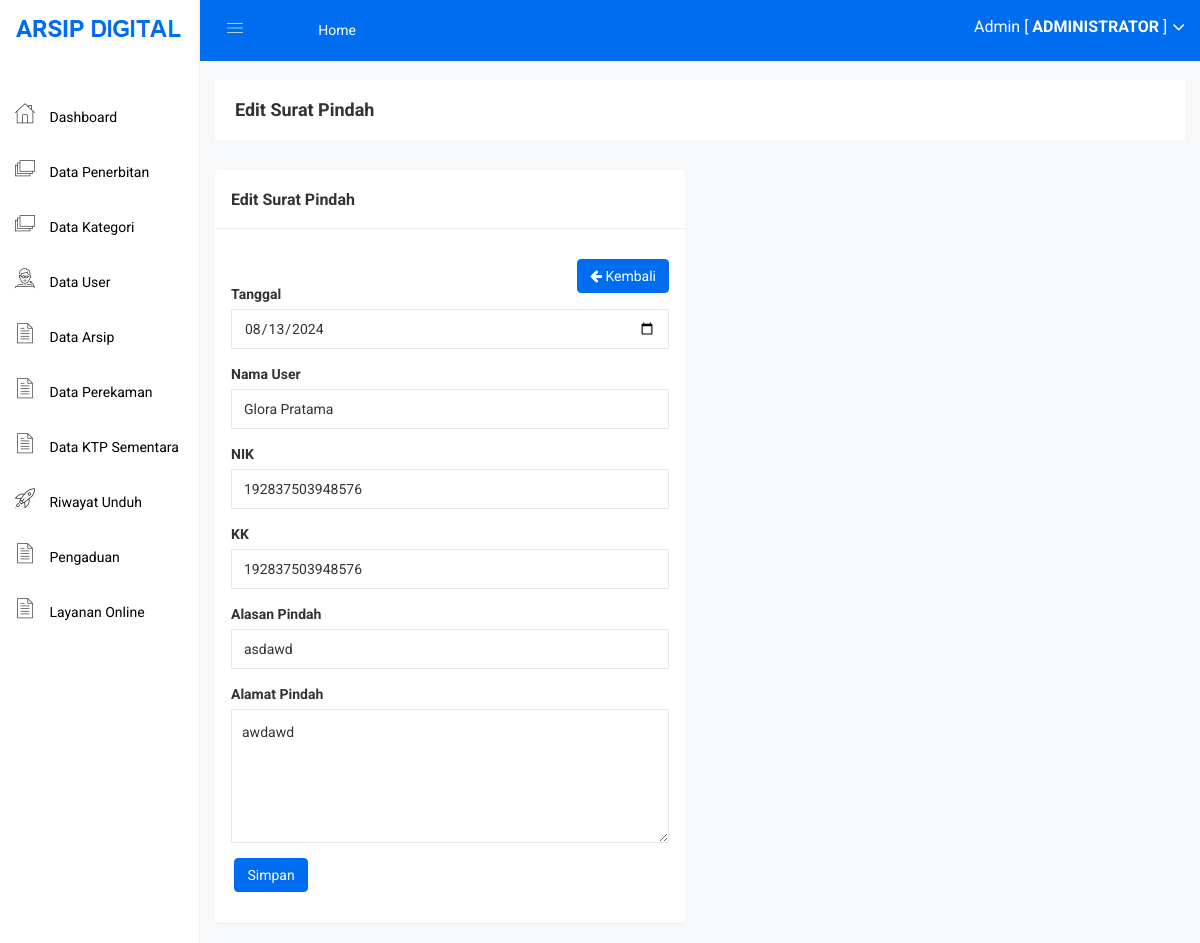
/admin/surat_pindah_edit.php?id=3 (signed in), run on an earlier commit of the app's database.
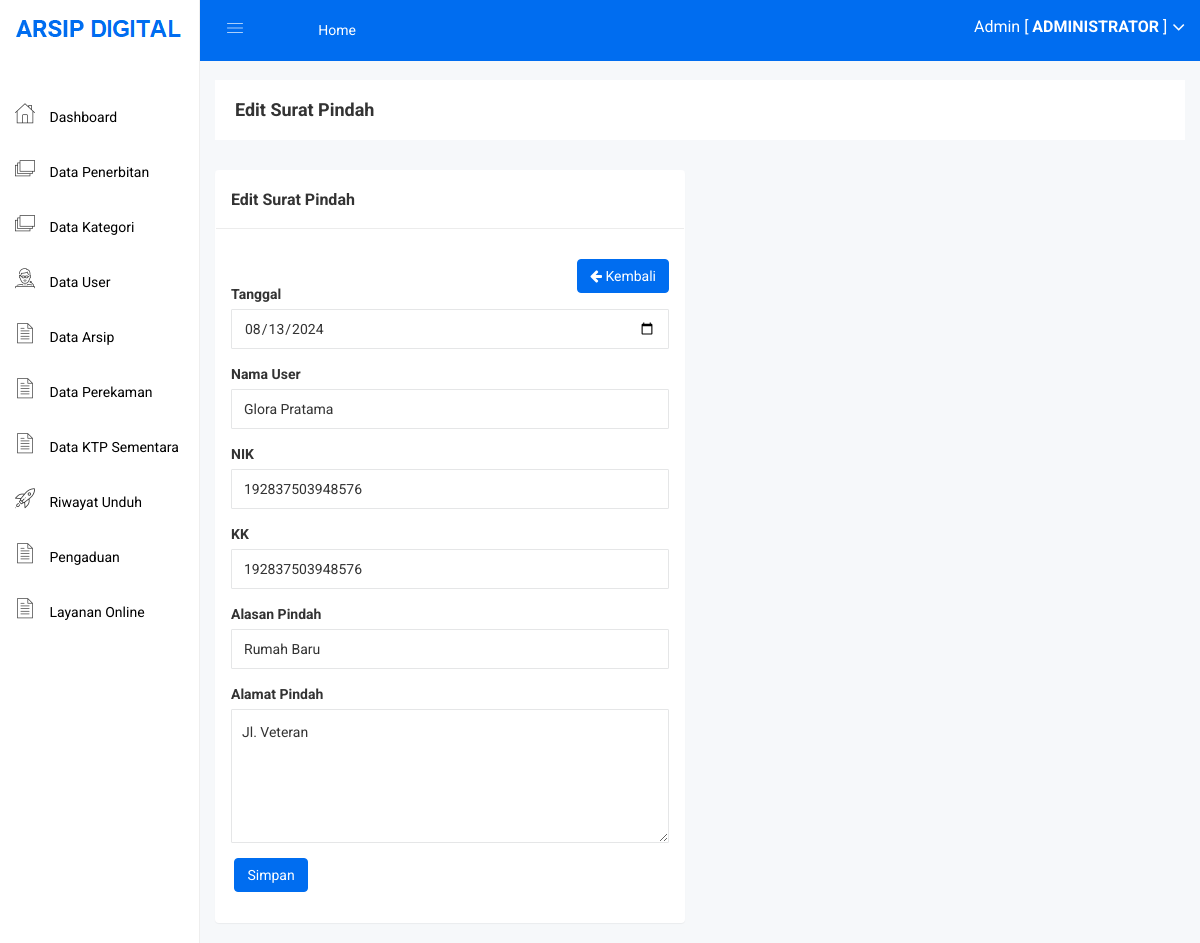
And on a later commit of the database.
### tables this page shows
CREATE TABLE IF NOT EXISTS `surat_pindah` (
  `id_surat_pindah` int NOT NULL AUTO_INCREMENT,
  `tanggal` date NOT NULL,
  `nama_user` varchar(255) NOT NULL,
  `nik` varchar(20) NOT NULL,
  `kk` varchar(20) NOT NULL,
  `alasan_pindah` text NOT NULL,
  `alamat_pindah` text NOT NULL,
  PRIMARY KEY (`id_surat_pindah`)
);

### admin/surat_pindah_edit.php (the view, shortened to what this page needs)
<?php include 'header.php'; ?>
<br>
<br>
<div class="breadcome-area">
    <div class="container-fluid">
        <div class="row">
            <div class="col-lg-12 col-md-12 col-sm-12 col-xs-12">
                <div class="breadcome-list">
                    <div class="row">
                        <div class="col-lg-6 col-md-6 col-sm-6 col-xs-12">
                            <div class="breadcome-heading">
                                <h4 style="margin-bottom: 0px">Edit Surat Pindah</h4>
                            </div>
                        </div>
                    </div>
                </div>
            </div>
        </div>
    </div>
</div>
<div class="container-fluid">
    <div class="row">
        <div class="col-lg-6">
            <div class="panel panel">
                <div class="panel-heading">
                    <h3 class="panel-title">Edit Surat Pindah</h3>
                </div>
                <div class="panel-body">
                    <div class="pull-right">
                        <a href="surat_pindah.php" class="btn btn-primary"><i class="fa fa-arrow-left"></i> Kembali</a>
                    </div>
                    <br>
                    <br>
                    <?php
                    $id = $_GET['id'];
                    $data = mysqli_query($koneksi, "select * from surat_pindah where id_surat_pindah='$id'");
                    while ($d = mysqli_fetch_array($data)) {
                    ?>
                        <form method="post" action="surat_pindah_update.php">
                            <div class="form-group">
                                <label>Tanggal</label>
                                <input type="date" class="form-control" name="tanggal" required="required" value="<?php echo $d['tanggal']; ?>">
                            </div>
                            <div class="form-group">
                                <label>Nama User</label>
                                <input type="text" class="form-control" name="nama_user" required="required" value="<?php echo $d['nama_user']; ?>">
                            </div>
                            <div class="form-group">
                                <label>NIK</label>
                                <input type="text" class="form-control" name="nik" required="required" value="<?php echo $d['nik']; ?>">
                            </div>
                            <div class="form-group">
                                <label>KK</label>
                                <input type="text" class="form-control" name="kk" required="required" value="<?php echo $d['kk']; ?>">
                            </div>
                            <div class="form-group">
                                <label>Alasan Pindah</label>
                                <input type="text" class="form-control" name="alasan_pindah" required="required" value="<?php echo $d['alasan_pindah']; ?>">
                            </div>
                            <div class="form-group">
                                <label>Alamat Pindah</label>
                                <textarea class="form-control" name="alamat_pindah" required="required"><?php echo $d['alamat_pindah']; ?></textarea>
                            </div>
                            <div class="form-group">
                                <input type="submit" class="btn btn-primary" value="Simpan">
                            </div>
                        </form>
                    <?php
                    }
                    ?>
                </div>
            </div>
        </div>
    </div>
</div>
<?php include 'footer.php'; ?>

What changed in the data, as far as the page shows it:
changed surat_pindah "Glora Pratama": alasan_pindah "asdawd" → "Rumah Baru"; alamat_pindah "awdawd" → "Jl. Veteran"
